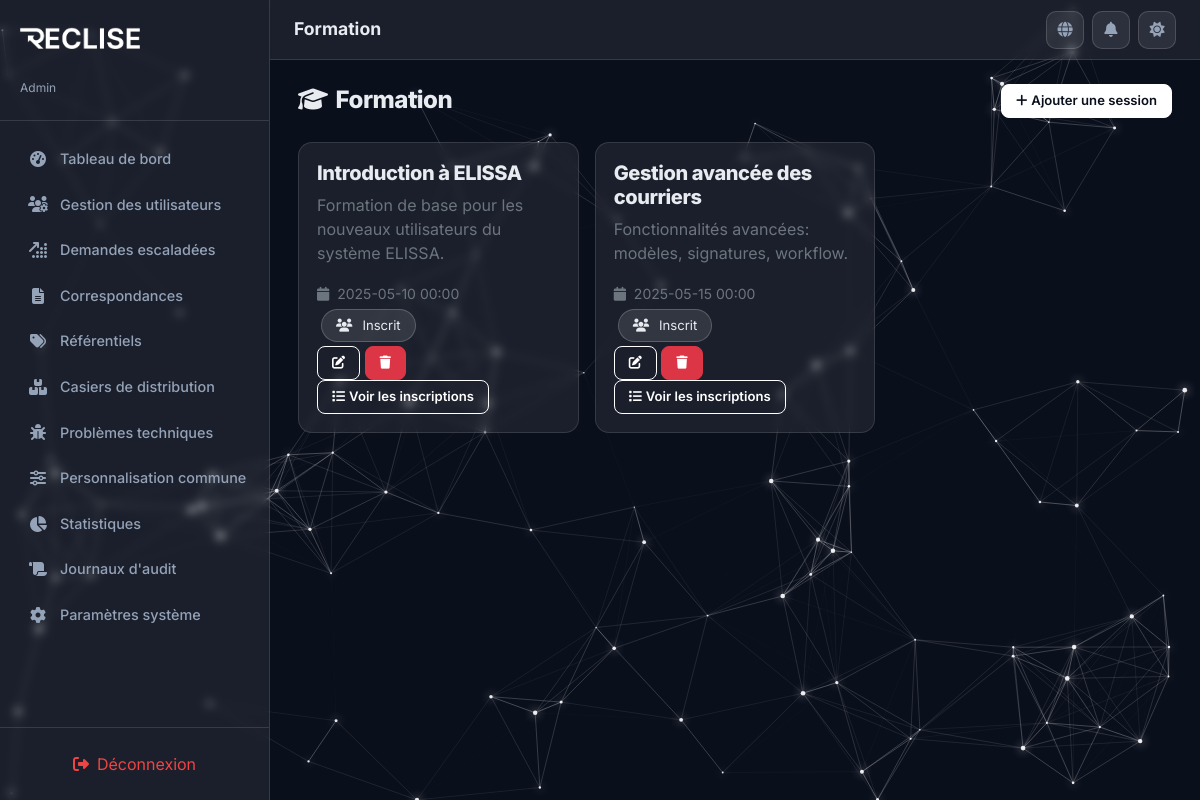
The page /PhtP/admin/training.php (signed in) on the database its author committed.
### tables this page shows
CREATE TABLE IF NOT EXISTS training_sessions (
  id            INT AUTO_INCREMENT PRIMARY KEY,
  title         VARCHAR(255)  NOT NULL,
  description   TEXT          DEFAULT NULL,
  session_date  DATE          NOT NULL,
  duration      INT           DEFAULT 1,
  created_by    INT           DEFAULT NULL,
  created_at    DATETIME      NOT NULL DEFAULT CURRENT_TIMESTAMP,

  CONSTRAINT fk_training_creator FOREIGN KEY (created_by) REFERENCES users(id) ON DELETE SET NULL
);

### PhtP/includes/i18n.php (called while the page is built, shortened)
<?php
function get_translations($lang = 'fr') {
    return $translations[$lang] ?? $translations['fr'];
}
function t($key, $lang = null) {
    if ($lang === null) {
        $lang = $_SESSION['lang'] ?? 'fr';
    }
    $translations = get_translations($lang);
    return $translations[$key] ?? $key;
}
?>

### PhtP/includes/functions.php (called while the page is built, shortened)
<?php
function to_camel($row) {
    $result = [];
    foreach ($row as $key => $value) {
        $camel = preg_replace_callback('/_([a-z])/', function ($m) {
            return strtoupper($m[1]);
        }, $key);
        $result[$camel] = $value;
    }
    return $result;
}
function to_camel_all($rows) {
    return array_map('to_camel', $rows);
}

### PhtP/admin/training.php (the view, shortened to what this page needs)
<?php
require_once '../includes/header.php';
$sessions = to_camel_all($pdo->query("SELECT *,
    (SELECT COUNT(*) FROM user_training_registrations WHERE session_id = training_sessions.id) as registered_count
    FROM training_sessions
    ORDER BY session_date ASC")->fetchAll());
?>
<div class="section-header">
  <h2><i class="fas fa-graduation-cap me-2"></i><?php echo t('training'); ?></h2>
  <button class="btn btn-neon btn-sm" onclick="RecLise.showAddTrainingModal()">
    <i class="fas fa-plus me-1"></i><?php echo t('addSession'); ?>
  </button>
</div>
<?php if (empty($sessions)): ?>
  <p class="text-secondary text-center padding:40px;"><?php echo t('noResults'); ?></p>
<?php else: ?>
  <div class="row g-3">
    <?php foreach ($sessions as $session): ?>
      <div class="col-md-6 col-lg-4">
        <div class="item-card">
          <h5><?= htmlspecialchars($session['title']) ?></h5>
          <p class="text-secondary margin-bottom-12"><?= htmlspecialchars($session['description'] ?? '') ?></p>
          <div class="flex-space-between align-items-center margin-bottom-12">
            <small class="text-secondary">
              <i class="fas fa-calendar me-1"></i>
              <?= date('Y-m-d H:i', strtotime($session['sessionDate'])) ?>
            </small>
            <span class="chip">
              <i class="fas fa-users me-1"></i><?= $session['registered_count'] ?> <?php echo t('registered'); ?>
            </span>
          </div>
          <div class="flex-gap-4">
            <button class="btn btn-outline-neon btn-sm" onclick="RecLise.editTraining(<?= $session['id'] ?>)">
              <i class="fas fa-edit"></i>
            </button>
            <button class="btn btn-danger btn-sm" onclick="RecLise.deleteTraining(<?= $session['id'] ?>)">
              <i class="fas fa-trash"></i>
            </button>
            <button class="btn btn-outline-neon btn-sm" onclick="RecLise.viewRegistrations(<?= $session['id'] ?>)">
              <i class="fas fa-list me-1"></i><?php echo t('viewRegistrations'); ?>
            </button>
          </div>
        </div>
      </div>
    <?php endforeach; ?>
  </div>
<?php endif; ?>
<?php require_once '../includes/footer.php'; ?>

### PhtP/assets/css/styles.css (style rules this page uses)
:root { --primary-dark: #0A0F1C; --primary-light: #F5F8FA; --brand-accent: #ffffff; --neon-accent: #ffffff; --success: #10B981; --warning: #F59E0B; --danger: #EF4444; --info: #ffffff; --icon-color: #E2E0FF; --glass-bg: rgba(255, 255, 255, 0.07); --glass-border: rgba(255, 255, 255, 0.12); --text-primary: #E8ECF1; --text-secondary: #94A3B8; --sidebar-width: 270px; --topbar-height: 60px; --body-bg: #0A0F1C; --card-bg: rgba(255, 255, 255, 0.07); --card-border: rgba(255, 255, 255, 0.12); --input-bg: rgba(255, 255, 255, 0.08); --input-border: rgba(255, 255, 255, 0.15); --input-text: #E8ECF1; --modal-bg: rgba(15, 20, 40, 0.95); --shadow-glow: 0 0 15px rgba(255, 255, 255, 0.1); --table-hover: rgba(255, 255, 255, 0.05); --toast-bg: rgba(15, 20, 40, 0.92); --focus-glow: rgba(255, 255, 255, 0.25); --focus-border: #ffffff; --brand-accent-rgb: 255, 255, 255; --btn-bg: #ffffff; --btn-text: #0A0F1C; --btn-border: #ffffff; --btn-hover-bg: transparent; --btn-hover-text: #025C84; }
*, *::before, *::after { box-sizing: border-box; margin: 0; padding: 0; }
body { font-family: 'Inter', sans-serif; font-weight: 400; background: transparent; color: var(--text-primary); min-height: 100vh; overflow-x: hidden; transition: background 0.4s ease, color 0.3s ease; }
body, p, span, div, label, a, button, input, select, textarea, option, td, th, li, h1, h2, h3, h4, h5, h6, small, strong, em, b, i { font-family: 'Inter', sans-serif; }
h1, h2, h3, h4, h5, h6 { font-family: 'Inter', sans-serif; font-weight: 800; letter-spacing: -0.02em; }
.btn-neon { background: var(--btn-bg); color: var(--btn-text) !important; border: 1px solid var(--btn-border); border-radius: 12px; padding: 12px 28px; font-weight: 600; font-size: 0.95rem; transition: all 0.3s; cursor: pointer; }
.btn-outline-neon { background: transparent; border: 1px solid var(--neon-accent); color: var(--neon-accent); border-radius: 10px; padding: 8px 20px; font-weight: 600; font-size: 0.88rem; transition: all 0.3s; cursor: pointer; }
.btn-sm { padding: 6px 14px !important; font-size: 0.82rem !important; border-radius: 8px !important; }
.section-header { display: flex; align-items: center; justify-content: space-between; margin-bottom: 24px; flex-wrap: wrap; gap: 12px; }
.section-header h2 { font-size: 1.5rem; margin: 0; }
.chip { display: inline-flex; align-items: center; gap: 6px; background: rgba(var(--brand-accent-rgb), 0.1); border: 1px solid rgba(var(--brand-accent-rgb), 0.2); border-radius: 20px; padding: 6px 14px; font-size: 0.82rem; margin: 4px; }
.item-card { background: var(--card-bg); -webkit-backdrop-filter: blur(4px); backdrop-filter: blur(4px); border: 1px solid var(--card-border); border-radius: 14px; padding: 18px; margin-bottom: 12px; transition: all 0.3s; }

### rows shown on the page
training_sessions: title "Introduction à ELISSA", description "Formation de base pour les nouveaux utilisateurs du système ELISSA.", session_date "2025-05-10 00:00"
training_sessions: title "Gestion avancée des courriers", description "Fonctionnalités avancées: modèles, signatures, workflow.", session_date "2025-05-15 00:00"

### other values the page prints
$roleLabels[$_SESSION['role']] "Admin"
t($item['label']) "Tableau de bord"
t($item['label']) "Gestion des utilisateurs"
t($item['label']) "Demandes escaladées"
t($item['label']) "Correspondances"
t($item['label']) "Référentiels"
t($item['label']) "Casiers de distribution"
t($item['label']) "Problèmes techniques"
t($item['label']) "Personnalisation commune"
t($item['label']) "Statistiques"
t($item['label']) "Journaux d'audit"
t($item['label']) "Paramètres système"
t('logout') "Déconnexion"
t($currentView ?? 'dashboard') "Formation"
t('training') "Formation"
